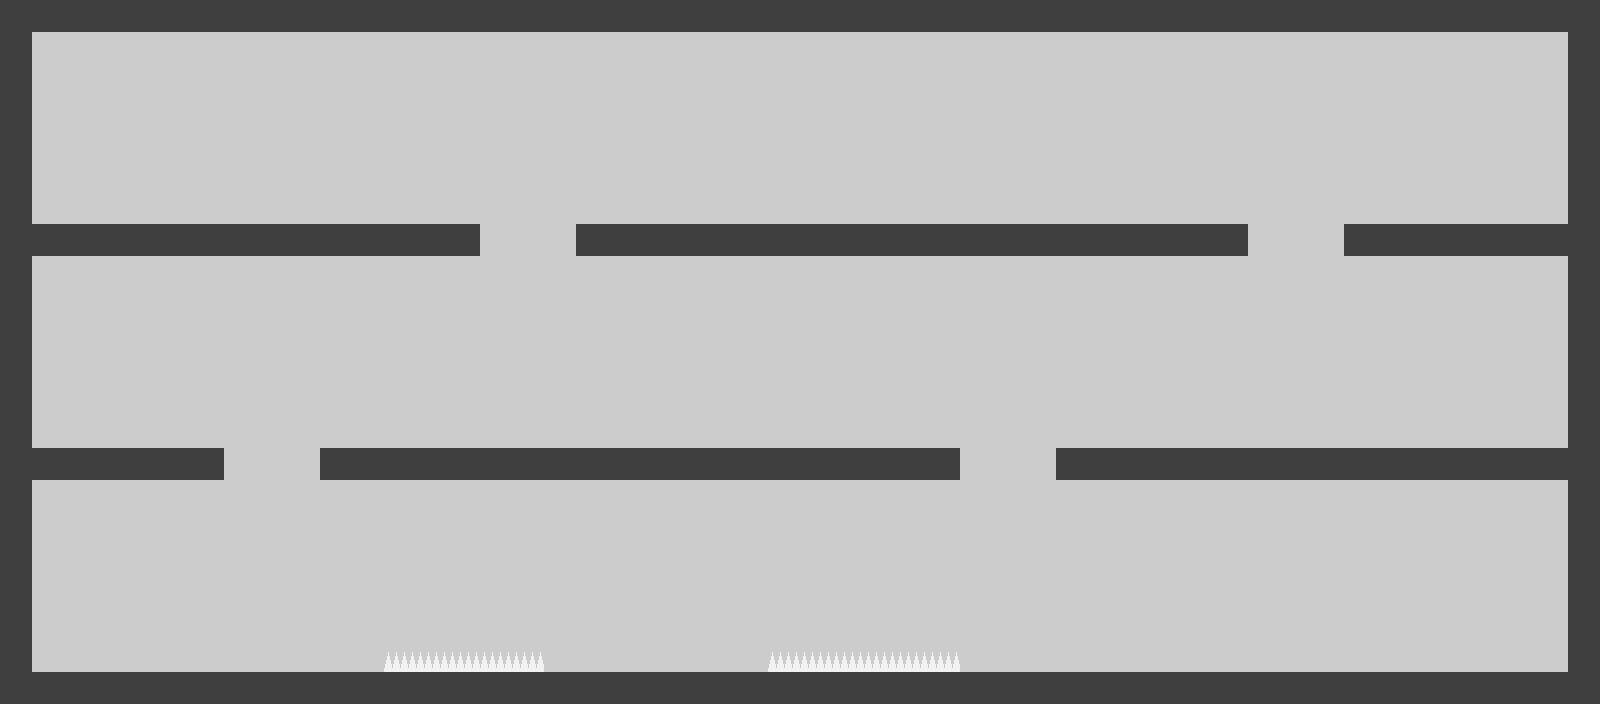

Rendered tile map (Tiled .tmx) drawn with the repository's tilesets; below, a short description and the full map source, tile grids included:
An orthogonal 50x22 tile map with 32x32 px tiles, 2 tile layers (Background, Foreground) and 17 objects (2x spikes, exitPoint).

<map version="1.0" orientation="orthogonal" renderorder="right-down" width="50" height="22" tilewidth="32" tileheight="32" nextobjectid="35">
 <tileset firstgid="1" name="tiles" tilewidth="32" tileheight="32" tilecount="3" columns="0">
  <tile id="0">
   <image width="32" height="32" source="../tiles/tileWall.png" />
  </tile>
  <tile id="1">
   <image width="32" height="32" source="../tiles/tileBackground.png" />
  </tile>
  <tile id="3">
   <image width="32" height="32" source="../tiles/tileSpikes.png" />
  </tile>
 </tileset>
 <layer name="Background" width="50" height="22">
  <data encoding="csv">
0,0,0,0,0,0,0,0,0,0,0,0,0,0,0,0,0,0,0,0,0,0,0,0,0,0,0,0,0,0,0,0,0,0,0,0,0,0,0,0,0,0,0,0,0,0,0,0,0,0,
0,2,2,2,2,2,2,2,2,2,2,2,2,2,2,2,2,2,2,2,2,2,2,2,2,2,2,2,2,2,2,2,2,2,2,2,2,2,2,2,2,2,2,2,2,2,2,2,2,0,
0,2,2,2,2,2,2,2,2,2,2,2,2,2,2,2,2,2,2,2,2,2,2,2,2,2,2,2,2,2,2,2,2,2,2,2,2,2,2,2,2,2,2,2,2,2,2,2,2,0,
2,2,2,2,2,2,2,2,2,2,2,2,2,2,2,2,2,2,2,2,2,2,2,2,2,2,2,2,2,2,2,2,2,2,2,2,2,2,2,2,2,2,2,2,2,2,2,2,2,0,
2,2,2,2,2,2,2,2,2,2,2,2,2,2,2,2,2,2,2,2,2,2,2,2,2,2,2,2,2,2,2,2,2,2,2,2,2,2,2,2,2,2,2,2,2,2,2,2,2,0,
2,2,2,2,2,2,2,2,2,2,2,2,2,2,2,2,2,2,2,2,2,2,2,2,2,2,2,2,2,2,2,2,2,2,2,2,2,2,2,2,2,2,2,2,2,2,2,2,2,0,
2,2,2,2,2,2,2,2,2,2,2,2,2,2,2,2,2,2,2,2,2,2,2,2,2,2,2,2,2,2,2,2,2,2,2,2,2,2,2,2,2,2,2,2,2,2,2,2,2,0,
2,2,2,2,2,2,2,2,2,2,2,2,2,2,2,2,2,2,2,2,2,2,2,2,2,2,2,2,2,2,2,2,2,2,2,2,2,2,2,2,2,2,2,2,2,2,2,2,2,0,
2,2,2,2,2,2,2,2,2,2,2,2,2,2,2,2,2,2,2,2,2,2,2,2,2,2,2,2,2,2,2,2,2,2,2,2,2,2,2,2,2,2,2,2,2,2,2,2,2,2,
2,2,2,2,2,2,2,2,2,2,2,2,2,2,2,2,2,2,2,2,2,2,2,2,2,2,2,2,2,2,2,2,2,2,2,2,2,2,2,2,2,2,2,2,2,2,2,2,2,2,
2,2,2,2,2,2,2,2,2,2,2,2,2,2,2,2,2,2,2,2,2,2,2,2,2,2,2,2,2,2,2,2,2,2,2,2,2,2,2,2,2,2,2,2,2,2,2,2,2,2,
2,2,2,2,2,2,2,2,2,2,2,2,2,2,2,2,2,2,2,2,2,2,2,2,2,2,2,2,2,2,2,2,2,2,2,2,2,2,2,2,2,2,2,2,2,2,2,2,2,0,
2,2,2,2,2,2,2,2,2,2,2,2,2,2,2,2,2,2,2,2,2,2,2,2,2,2,2,2,2,2,2,2,2,2,2,2,2,2,2,2,2,2,2,2,2,2,2,2,2,0,
2,2,2,2,2,2,2,2,2,2,2,2,2,2,2,2,2,2,2,2,2,2,2,2,2,2,2,2,2,2,2,2,2,2,2,2,2,2,2,2,2,2,2,2,2,2,2,2,2,0,
2,2,2,2,2,2,2,2,2,2,2,2,2,2,2,2,2,2,2,2,2,2,2,2,2,2,2,2,2,2,2,2,2,2,2,2,2,2,2,2,2,2,2,2,2,2,2,2,2,0,
2,2,2,2,2,2,2,2,2,2,2,2,2,2,2,2,2,2,2,2,2,2,2,2,2,2,2,2,2,2,2,2,2,2,2,2,2,2,2,2,2,2,2,2,2,2,2,2,2,0,
2,2,2,2,2,2,2,2,2,2,2,2,2,2,2,2,2,2,2,2,2,2,2,2,2,2,2,2,2,2,2,2,2,2,2,2,2,2,2,2,2,2,2,2,2,2,2,2,2,0,
2,2,2,2,2,2,2,2,2,2,2,2,2,2,2,2,2,2,2,2,2,2,2,2,2,2,2,2,2,2,2,2,2,2,2,2,2,2,2,2,2,2,2,2,2,2,2,2,2,0,
2,2,2,2,2,2,2,2,2,2,2,2,2,2,2,2,2,2,2,2,2,2,2,2,2,2,2,2,2,2,2,2,2,2,2,2,2,2,2,2,2,2,2,2,2,2,2,2,2,0,
0,2,2,2,2,2,2,2,2,2,2,2,2,2,2,2,2,2,2,2,2,2,2,2,2,2,2,2,2,2,2,2,2,2,2,2,2,2,2,2,2,2,2,2,2,2,2,2,2,0,
0,2,2,2,2,2,2,2,2,2,2,2,2,2,2,2,2,2,2,2,2,2,2,2,2,2,2,2,2,2,2,2,2,2,2,2,2,2,2,2,2,2,2,2,2,2,2,2,2,0,
0,0,0,0,0,0,0,0,0,0,0,0,0,0,0,0,0,0,0,0,0,0,0,0,0,0,0,0,0,0,0,0,0,0,0,0,0,0,0,0,0,0,0,0,0,0,0,0,0,0
</data>
 </layer>
 <layer name="Foreground" width="50" height="22">
  <data encoding="csv">
1,1,1,1,1,1,1,1,1,1,1,1,1,1,1,1,1,1,1,1,1,1,1,1,1,1,1,1,1,1,1,1,1,1,1,1,1,1,1,1,1,1,1,1,1,1,1,1,1,1,
1,0,0,0,0,0,0,0,0,0,0,0,0,0,0,0,0,0,0,0,0,0,0,0,0,0,0,0,0,0,0,0,0,0,0,0,0,0,0,0,0,0,0,0,0,0,0,0,0,1,
1,0,0,0,0,0,0,0,0,0,0,0,0,0,0,0,0,0,0,0,0,0,0,0,0,0,0,0,0,0,0,0,0,0,0,0,0,0,0,0,0,0,0,0,0,0,0,0,0,1,
1,0,0,0,0,0,0,0,0,0,0,0,0,0,0,0,0,0,0,0,0,0,0,0,0,0,0,0,0,0,0,0,0,0,0,0,0,0,0,0,0,0,0,0,0,0,0,0,0,1,
1,0,0,0,0,0,0,0,0,0,0,0,0,0,0,0,0,0,0,0,0,0,0,0,0,0,0,0,0,0,0,0,0,0,0,0,0,0,0,0,0,0,0,0,0,0,0,0,0,1,
1,0,0,0,0,0,0,0,0,0,0,0,0,0,0,0,0,0,0,0,0,0,0,0,0,0,0,0,0,0,0,0,0,0,0,0,0,0,0,0,0,0,0,0,0,0,0,0,0,1,
1,0,0,0,0,0,0,0,0,0,0,0,0,0,0,0,0,0,0,0,0,0,0,0,0,0,0,0,0,0,0,0,0,0,0,0,0,0,0,0,0,0,0,0,0,0,0,0,0,1,
1,1,1,1,1,1,1,1,1,1,1,1,1,1,1,0,0,0,1,1,1,1,1,1,1,1,1,1,1,1,1,1,1,1,1,1,1,1,1,0,0,0,1,1,1,1,1,1,1,1,
1,0,0,0,0,0,0,0,0,0,0,0,0,0,0,0,0,0,0,0,0,0,0,0,0,0,0,0,0,0,0,0,0,0,0,0,0,0,0,0,0,0,0,0,0,0,0,0,0,1,
1,0,0,0,0,0,0,0,0,0,0,0,0,0,0,0,0,0,0,0,0,0,0,0,0,0,0,0,0,0,0,0,0,0,0,0,0,0,0,0,0,0,0,0,0,0,0,0,0,1,
1,0,0,0,0,0,0,0,0,0,0,0,0,0,0,0,0,0,0,0,0,0,0,0,0,0,0,0,0,0,0,0,0,0,0,0,0,0,0,0,0,0,0,0,0,0,0,0,0,1,
1,0,0,0,0,0,0,0,0,0,0,0,0,0,0,0,0,0,0,0,0,0,0,0,0,0,0,0,0,0,0,0,0,0,0,0,0,0,0,0,0,0,0,0,0,0,0,0,0,1,
1,0,0,0,0,0,0,0,0,0,0,0,0,0,0,0,0,0,0,0,0,0,0,0,0,0,0,0,0,0,0,0,0,0,0,0,0,0,0,0,0,0,0,0,0,0,0,0,0,1,
1,0,0,0,0,0,0,0,0,0,0,0,0,0,0,0,0,0,0,0,0,0,0,0,0,0,0,0,0,0,0,0,0,0,0,0,0,0,0,0,0,0,0,0,0,0,0,0,0,1,
1,1,1,1,1,1,1,0,0,0,1,1,1,1,1,1,1,1,1,1,1,1,1,1,1,1,1,1,1,1,0,0,0,1,1,1,1,1,1,1,1,1,1,1,1,1,1,1,1,1,
1,0,0,0,0,0,0,0,0,0,0,0,0,0,0,0,0,0,0,0,0,0,0,0,0,0,0,0,0,0,0,0,0,0,0,0,0,0,0,0,0,0,0,0,0,0,0,0,0,1,
1,0,0,0,0,0,0,0,0,0,0,0,0,0,0,0,0,0,0,0,0,0,0,0,0,0,0,0,0,0,0,0,0,0,0,0,0,0,0,0,0,0,0,0,0,0,0,0,0,1,
1,0,0,0,0,0,0,0,0,0,0,0,0,0,0,0,0,0,0,0,0,0,0,0,0,0,0,0,0,0,0,0,0,0,0,0,0,0,0,0,0,0,0,0,0,0,0,0,0,1,
1,0,0,0,0,0,0,0,0,0,0,0,0,0,0,0,0,0,0,0,0,0,0,0,0,0,0,0,0,0,0,0,0,0,0,0,0,0,0,0,0,0,0,0,0,0,0,0,0,1,
1,0,0,0,0,0,0,0,0,0,0,0,0,0,0,0,0,0,0,0,0,0,0,0,0,0,0,0,0,0,0,0,0,0,0,0,0,0,0,0,0,0,0,0,0,0,0,0,0,1,
1,0,0,0,0,0,0,0,0,0,0,0,4,4,4,4,4,0,0,0,0,0,0,0,4,4,4,4,4,4,0,0,0,0,0,0,0,0,0,0,0,0,0,0,0,0,0,0,0,1,
1,1,1,1,1,1,1,1,1,1,1,1,1,1,1,1,1,1,1,1,1,1,1,1,1,1,1,1,1,1,1,1,1,1,1,1,1,1,1,1,1,1,1,1,1,1,1,1,1,1
</data>
 </layer>
 <objectgroup name="collision">
  <object id="1" x="0" y="0" width="1600" height="32" />
  <object id="7" x="0" y="224" width="480" height="32" />
  <object id="8" x="0" y="32" width="32" height="192" />
  <object id="9" x="576" y="224" width="672" height="32" />
  <object id="11" x="1344" y="224" width="256" height="32" />
  <object id="12" x="1568" y="32" width="32" height="192" />
  <object id="13" x="0" y="256" width="32" height="192" />
  <object id="14" x="0" y="448" width="224" height="32" />
  <object id="15" x="320" y="448" width="640" height="32" />
  <object id="16" x="1056" y="448" width="544" height="32" />
  <object id="17" x="1568" y="256" width="32" height="192" />
  <object id="18" x="0" y="480" width="32" height="192" />
  <object id="19" x="0" y="672" width="1600" height="32" />
  <object id="20" x="1568" y="480" width="32" height="192" />
 </objectgroup>
 <objectgroup name="objects">
  <object id="24" name="exitPoint" type="exitPoint" x="1472" y="576" width="64" height="96" />
  <object id="33" name="spikes" x="384" y="648" width="160" height="24" />
  <object id="34" name="spikes" x="768" y="648" width="192" height="24" />
 </objectgroup>
</map>